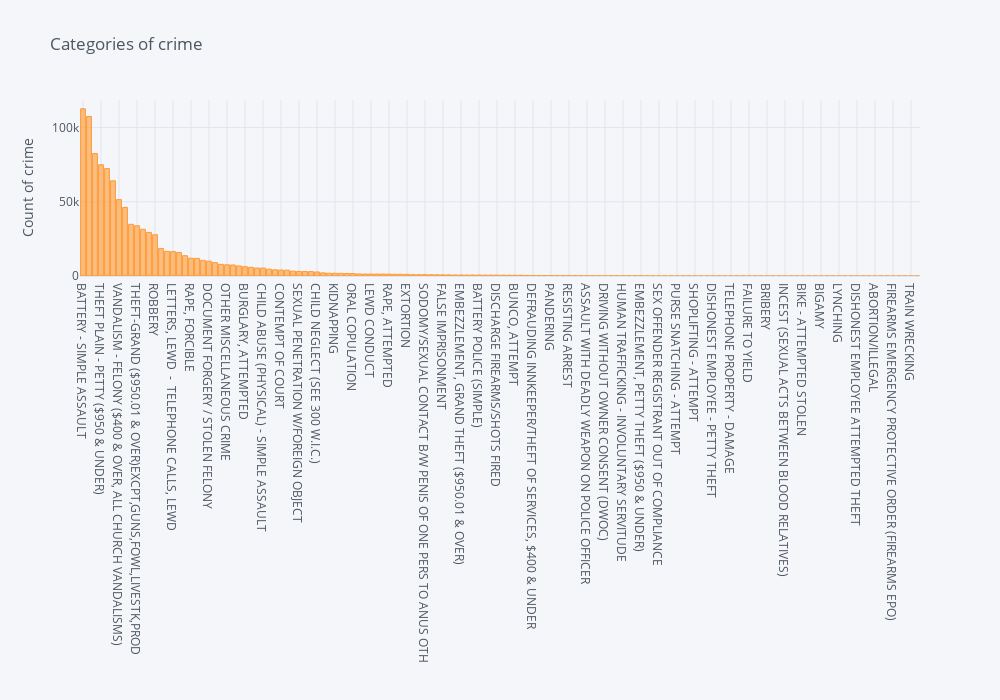

Source (notebook cell):
### Code cell
#To visualise crime categories
g= kf['Crm Cd Desc'].value_counts()
f= pd.DataFrame(g)
f
f.iplot(kind = 'bar',title='Categories of crime',
    yTitle='Count of crime', dimensions =(1000,700))

### Figure 1 — Plotly figure (JSON) as saved in the notebook; plotly's stock layout.template omitted (floating-point values rounded to 4 significant figures; data arrays with more than 128 entries replaced by an {"elided": "..."} marker saying what was removed)
{"data": [{"marker": {"color": "rgba(255, 153, 51, 0.6)", "line": {"color": "rgba(255, 153, 51, 1.0)", "width": 1}}, "name": "Crm Cd Desc", "orientation": "v", "text": "", "type": "bar", "x": {"elided": "140 str values"}, "y": {"elided": "140 int values"}}], "layout": {"height": 700, "legend": {"bgcolor": "#F5F6F9", "font": {"color": "#4D5663"}}, "paper_bgcolor": "#F5F6F9", "plot_bgcolor": "#F5F6F9", "title": {"font": {"color": "#4D5663"}, "text": "Categories of crime"}, "width": 1000, "xaxis": {"gridcolor": "#E1E5ED", "showgrid": true, "tickfont": {"color": "#4D5663"}, "title": {"font": {"color": "#4D5663"}, "text": ""}, "zerolinecolor": "#E1E5ED"}, "yaxis": {"gridcolor": "#E1E5ED", "showgrid": true, "tickfont": {"color": "#4D5663"}, "title": {"font": {"color": "#4D5663"}, "text": "Count of crime"}, "zerolinecolor": "#E1E5ED"}}}
